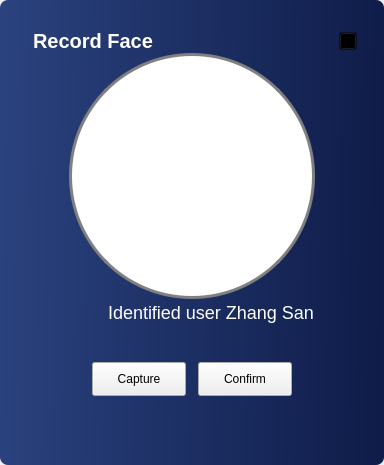
     <widget class="QWidget" name="recordFace">
      <layout class="QVBoxLayout" name="verticalLayout_9">
       <property name="spacing">
        <number>0</number>
       </property>
       <property name="leftMargin">
        <number>0</number>
       </property>
       <property name="topMargin">
        <number>0</number>
       </property>
       <property name="rightMargin">
        <number>0</number>
       </property>
       <property name="bottomMargin">
        <number>0</number>
       </property>
       <item>
        <widget class="QWidget" name="recordContainer" native="true">
         <property name="styleSheet">
          <string notr="true">#recordContainer {
	background-color: qlineargradient(spread:pad, x1:0, y1:0.472, x2:1, y2:0.494, stop:0 #2A427E, stop:1 #0F1C49);
	border-radius: 8px;
}</string>
         </property>
         <layout class="QVBoxLayout" name="recorderFaceContainer">
          <property name="spacing">
           <number>0</number>
          </property>
          <item>
           <layout class="QHBoxLayout" name="horizontalLayout_12">
            <property name="leftMargin">
             <number>24</number>
            </property>
            <property name="topMargin">
             <number>20</number>
            </property>
            <property name="rightMargin">
             <number>18</number>
            </property>
            <item>
             <widget class="QLabel" name="label_5">
              <property name="styleSheet">
               <string notr="true">color :#FFFFFF;
font-size: 20px;
font-weight: 500;</string>
              </property>
              <property name="text">
               <string>Record Face</string>
              </property>
             </widget>
            </item>
            <item>
             <spacer name="horizontalSpacer_19">
              <property name="orientation">
               <enum>Qt::Horizontal</enum>
              </property>
              <property name="sizeHint" stdset="0">
               <size>
                <width>40</width>
                <height>20</height>
               </size>
              </property>
             </spacer>
            </item>
            <item>
             <widget class="QPushButton" name="closeBtn">
              <property name="minimumSize">
               <size>
                <width>18</width>
                <height>18</height>
               </size>
              </property>
              <property name="maximumSize">
               <size>
                <width>18</width>
                <height>18</height>
               </size>
              </property>
              <property name="styleSheet">
               <string notr="true">QPushButton{
border-image: url(:/Optimus/images/trainPage/x.svg);
background: transparent;
}

QPushButton::hover {
border-image:url(:/Optimus/images/trainPage/x-hover.svg);
background: transparent;
}</string>
              </property>
              <property name="text">
               <string/>
              </property>
             </widget>
            </item>
           </layout>
          </item>
          <item>
           <layout class="QHBoxLayout" name="horizontalLayout_14">
            <item>
             <spacer name="verticalSpacer">
              <property name="orientation">
               <enum>Qt::Vertical</enum>
              </property>
              <property name="sizeHint" stdset="0">
               <size>
                <width>20</width>
                <height>40</height>
               </size>
              </property>
             </spacer>
            </item>
            <item>
             <spacer name="horizontalSpacer_13">
              <property name="orientation">
               <enum>Qt::Horizontal</enum>
              </property>
              <property name="sizeHint" stdset="0">
               <size>
                <width>40</width>
                <height>20</height>
               </size>
              </property>
             </spacer>
            </item>
            <item>
             <widget class="QLabel" name="video">
              <property name="minimumSize">
               <size>
                <width>246</width>
                <height>246</height>
               </size>
              </property>
              <property name="maximumSize">
               <size>
                <width>246</width>
                <height>246</height>
               </size>
              </property>
              <property name="styleSheet">
               <string notr="true">
border-radius: 123px;
background: white;
border: 3px solid gray;
</string>
              </property>
              <property name="text">
               <string/>
              </property>
             </widget>
            </item>
            <item>
             <spacer name="horizontalSpacer_14">
              <property name="orientation">
               <enum>Qt::Horizontal</enum>
              </property>
              <property name="sizeHint" stdset="0">
               <size>
                <width>40</width>
                <height>20</height>
               </size>
              </property>
             </spacer>
            </item>
            <item>
             <spacer name="verticalSpacer_2">
              <property name="orientation">
               <enum>Qt::Vertical</enum>
              </property>
              <property name="sizeHint" stdset="0">
               <size>
                <width>20</width>
                <height>40</height>
               </size>
              </property>
             </spacer>
            </item>
           </layout>
          </item>
          <item>
           <layout class="QHBoxLayout" name="horizontalLayout_15">
            <property name="spacing">
             <number>12</number>
            </property>
            <item>
             <spacer name="horizontalSpacer_15">
              <property name="orientation">
               <enum>Qt::Horizontal</enum>
              </property>
              <property name="sizeHint" stdset="0">
               <size>
                <width>40</width>
                <height>20</height>
               </size>
              </property>
             </spacer>
            </item>
            <item>
             <widget class="QLabel" name="label_7">
              <property name="minimumSize">
               <size>
                <width>26</width>
                <height>26</height>
               </size>
              </property>
              <property name="maximumSize">
               <size>
                <width>26</width>
                <height>26</height>
               </size>
              </property>
              <property name="styleSheet">
               <string notr="true">border-image: url(:/Optimus/images/patientAdmin/camera.svg);</string>
              </property>
              <property name="text">
               <string/>
              </property>
             </widget>
            </item>
            <item>
             <widget class="QLabel" name="identityInfo">
              <property name="styleSheet">
               <string notr="true">color: white;
font-size:18px;</string>
              </property>
              <property name="text">
               <string>Identified user Zhang San</string>
              </property>
             </widget>
            </item>
            <item>
             <spacer name="horizontalSpacer_16">
              <property name="orientation">
               <enum>Qt::Horizontal</enum>
              </property>
              <property name="sizeHint" stdset="0">
               <size>
                <width>40</width>
                <height>20</height>
               </size>
              </property>
             </spacer>
            </item>
           </layout>
          </item>
          <item>
           <layout class="QHBoxLayout" name="horizontalLayout_13">
            <property name="spacing">
             <number>12</number>
            </property>
            <property name="leftMargin">
             <number>0</number>
            </property>
            <property name="topMargin">
             <number>37</number>
            </property>
            <property name="rightMargin">
             <number>0</number>
            </property>
            <property name="bottomMargin">
             <number>60</number>
            </property>
            <item>
             <spacer name="horizontalSpacer_17">
              <property name="orientation">
               <enum>Qt::Horizontal</enum>
              </property>
              <property name="sizeHint" stdset="0">
               <size>
                <width>40</width>
                <height>20</height>
               </size>
              </property>
             </spacer>
            </item>
            <item>
             <widget class="QPushButton" name="capture">
              <property name="minimumSize">
               <size>
                <width>94</width>
                <height>34</height>
               </size>
              </property>
              <property name="maximumSize">
               <size>
                <width>94</width>
                <height>34</height>
               </size>
              </property>
              <property name="styleSheet">
               <string notr="true">QPushButton::disabled {
	background: gray;
}</string>
              </property>
              <property name="text">
               <string>Capture</string>
              </property>
             </widget>
            </item>
            <item>
             <widget class="QPushButton" name="confirm">
              <property name="minimumSize">
               <size>
                <width>94</width>
                <height>34</height>
               </size>
              </property>
              <property name="maximumSize">
               <size>
                <width>94</width>
                <height>34</height>
               </size>
              </property>
              <property name="styleSheet">
               <string notr="true">QPushButton::disabled {
	background: gray;
}</string>
              </property>
              <property name="text">
               <string>Confirm</string>
              </property>
             </widget>
            </item>
            <item>
             <spacer name="horizontalSpacer_18">
              <property name="orientation">
               <enum>Qt::Horizontal</enum>
              </property>
              <property name="sizeHint" stdset="0">
               <size>
                <width>40</width>
                <height>20</height>
               </size>
              </property>
             </spacer>
            </item>
           </layout>
          </item>
         </layout>
        </widget>
       </item>
      </layout>
     </widget>
